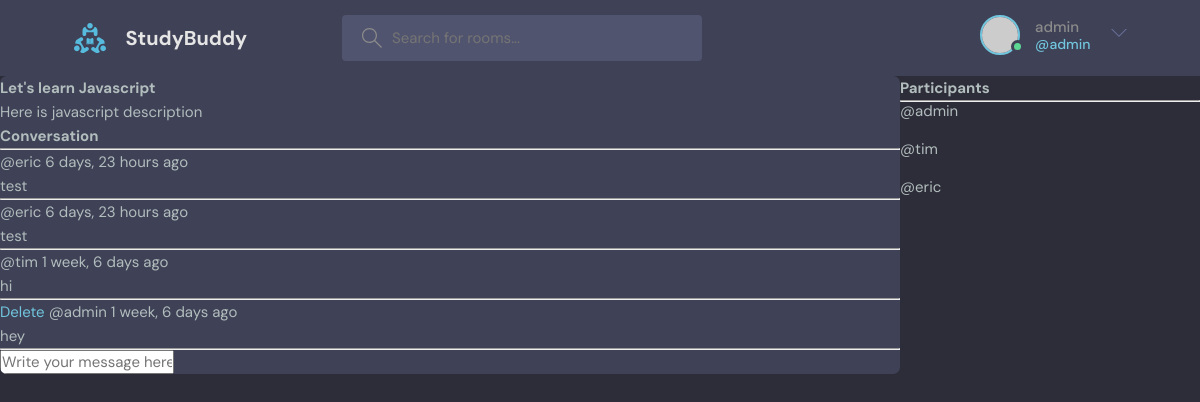
The app's page /rooms/1/ (signed in) with its own data.
### base/models.py (models this page shows, shortened)
class Room(models.Model):
    hosts = models.ForeignKey(User, on_delete=models.SET_NULL, null=True)
    topic = models.ForeignKey(Topic, on_delete=models.SET_NULL, null=True)
    name = models.CharField(max_length=100)
    description = models.TextField(null=True, blank=True)
    participants = models.ManyToManyField(User, related_name='participants', blank=True)
    created_at = models.DateTimeField(auto_now_add=True)
    updated_at = models.DateTimeField(auto_now=True)
    class Meta:
        ordering = ['-updated_at', '-created_at']

class Message(models.Model):
    user = models.ForeignKey(User, on_delete=models.CASCADE)
    Room = models.ForeignKey(Room, on_delete=models.CASCADE)
    body = models.TextField()
    created_at = models.DateTimeField(auto_now_add=True)
    updated_at = models.DateTimeField(auto_now=True)
    class Meta:
        ordering = ['-updated_at', '-created_at']

### base/views.py (the view, shortened to what this page needs)
# urls.py: path('rooms/<str:pk>/', views.room_view, name='rooms'),
def room_view(request, pk):
    room = Room.objects.get(id=pk)
    room_messages = room.message_set.all()
    participants = room.participants.all()
    context = {'room': room, 'room_messages': room_messages, 'participants': participants}
    return render(request, 'base/rooms.html', context)

### base/templates/base/rooms.html (shortened to what this page needs)
{% extends 'main.html' %}
{% block content %}
<div class="room-container">
    <div class="room">
        <h1>{{room.name}}</h1>
        <p>{{room.description}}</p>
        <div class="comment-wrapper">
            <h3>Conversation</h3>
            <hr>
            {% for message in room_messages %}
            <div>
                {% if request.user == message.user %}
                <a href="{% url 'delete-message' message.id %}">Delete</a>
                {% endif %}
                <small>@{{message.user}}  {{message.created_at|timesince}} ago</small>
                <p>{{message.body}}</p>
                <hr>
            </div>
            {% endfor %}
        </div>
        {% if request.user.is_authenticated %}
        <div class="comment-form">
            <form method="POST" action="">
                <input type="text" name="body" placeholder="Write your message here..."/>
            </form>
        </div>
        {% endif %}
    </div>
    <div class="participant-container">
        <h3>Participants</h3>
        <hr>
        {% for user in participants %}
        <div class="participant">
            <p>@{{user.username}}</p>
        </div>
        {% endfor %}
    </div>
</div>
{% endblock content %}

### templates/navbar.html (shortened to what this page needs)
{% load static %}
<header class="header header--loggedIn">
      <div class="container">
        <a href="{% url 'home' %}" class="header__logo">
          <img src="{% static 'images/logo.svg' %}" />
          <h1>StudyBuddy</h1>
        </a>
        <form class="header__search" method="GET" action="{% url 'home' %}">
          <label>
            <input name="q" placeholder="Search for rooms..." />
          </label>
        </form>
        <nav class="header__menu">
          {% if request.user.is_authenticated %}
          <div class="header__user">
            <a href="profile.html">
              <div class="avatar avatar--medium active">
                <img src="https://randomuser.me/api/portraits/men/37.jpg" />
              </div>
              <p>{{ request.user.username }} <span>@{{ request.user.username }}</span></p>
            </a>
            <button class="dropdown-button">
              <svg version="1.1" xmlns="http://www.w3.org/2000/svg" width="32" height="32" viewBox="0 0 32 32">
                <title>chevron-down</title>
                <path d="M16 21l-13-13h-3l16 16 16-16h-3l-13 13z"></path>
              </svg>
            </button>
          </div>
          {% else %}
          <a href="{% url 'login' %}">
            <img src="{% static 'images/avatar.svg' %}" />
            <p>Login</p>
          </a>
          {% endif %}
        </nav>
      </div>
    </header>

### static/styles/style.css (style rules this page uses)
:root { --color-main: #71c6dd; --color-main-light: #e1f6fb; --color-dark: #3f4156; --color-dark-medium: #51546e; --color-dark-light: #696d97; --color-light: #e5e5e5; --color-gray: #8b8b8b; --color-light-gray: #b2bdbd; --color-bg: #2d2d39; --color-success: #5dd693; --color-error: #fc4b0b; }
* { font-family: "DM Sans", -apple-system, BlinkMacSystemFont, "Segoe UI", Roboto, Oxygen, Ubuntu, Cantarell, "Open Sans", "Helvetica Neue", sans-serif; margin: 0; padding: 0; box-sizing: border-box; text-rendering: optimizeLegibility; font-size: inherit; }
html { font-size: 56.25%; }
@media only screen and (min-width: 1200px) { html { font-size: 62.5%; } }
body { line-height: 1.6; font-weight: 400; font-size: 1.5rem; color: var(--color-light-gray); background-color: var(--color-bg); min-height: 100vh; }
img { width: 100%; }
a { display: inline-block; color: var(--color-main); text-decoration: none; }
.container { max-width: 120rem; width: 90%; margin: auto; }
.avatar { position: relative; display: inline-block; border-radius: 50%; border: 2px solid var(--color-main); }
.avatar img { display: block; border-radius: 50%; object-fit: cover; object-position: center; }
.avatar::after { content: ""; display: block; position: absolute; background-color: var(--color-gray); z-index: 111; border-radius: 50%; border: 0.3rem solid var(--color-dark); }
.avatar.active::after { background-color: var(--color-success); }
.avatar.avatar--medium img { width: 3.6rem; height: 3.6rem; border-radius: 50%; }
.avatar.avatar--medium:after { width: 0.7rem; height: 0.7rem; bottom: 0px; right: -6px; }
.header { padding: 1.5rem; background-color: var(--color-dark); }
.header > .container { display: flex; gap: 9.5rem; }
.header__logo, .header__user { display: flex; gap: 2rem; align-items: center; }
.header__logo > img { height: 3.2rem; width: 3.2rem; }
.header__logo > h1 { font-weight: 700; font-size: 2rem; color: var(--color-light); }
.header__search > label { background-color: var(--color-dark-medium); padding: 1.3rem 1rem; display: flex; align-items: center; gap: 1rem; border-radius: 4px; }
.header__search svg { fill: var(--color-gray); width: 2rem; height: 2rem; margin-left: 1rem; }
.header__search input { width: 30rem; background: transparent; border: none; outline: none; color: var(--color-light); }
.header__menu { margin-left: auto; position: relative; }
.header__menu a { display: flex; gap: 1.5rem; align-items: center; font-weight: 500; text-decoration: none; color: var(--color-gray); }
.header__menu img { height: 3.6rem; }
.header__menu p { line-height: 1.2; }
.header__menu span { color: var(--color-main); font-weight: 500; font-size: 1.4rem; display: block; }
.header__menu svg { width: 1.6rem; height: 1.6rem; fill: var(--color-dark-light); }
.dropdown-button { background: transparent; border: 0; outline: 0; cursor: pointer; }
.room, .participants { background: var(--color-dark); max-height: 87.5vh; border-radius: 0.7rem; overflow: hidden; position: relative; }
.participant { display: flex; align-items: center; gap: 1.5rem; margin-bottom: 2rem; }
.participant p { color: var(--color-light-gray); line-height: 1.2; }

### base/templates/base/rooms.html (style rules this page uses)
.room-container { display: grid; grid-template-columns: 3fr 1fr; }

### records on screen
Room: name "Let's learn Javascript", description "Here is javascript description"
Message: user "eric", created_at "6 days, 23 hours", body "test"
Message: user "eric", created_at "6 days, 23 hours", body "test"
Message: user "tim", created_at "1 week, 6 days", body "hi"
Message: shows "Delete", user "admin", created_at "1 week, 6 days", body "hey"

### other values on screen
{{ request.user.username }} "admin"
{{ user.username }} "admin"
{{ user.username }} "tim"
{{ user.username }} "eric"
